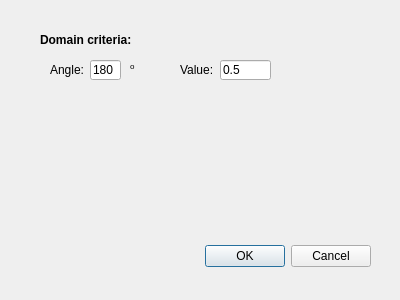
<?xml version="1.0" encoding="UTF-8"?>
<ui version="4.0">
 <class>DomainCriteria</class>
 <widget class="QDialog" name="DomainCriteria">
  <property name="geometry">
   <rect>
    <x>0</x>
    <y>0</y>
    <width>400</width>
    <height>300</height>
   </rect>
  </property>
  <property name="windowTitle">
   <string>Dialog</string>
  </property>
  <widget class="QDialogButtonBox" name="buttonBox">
   <property name="geometry">
    <rect>
     <x>30</x>
     <y>240</y>
     <width>341</width>
     <height>32</height>
    </rect>
   </property>
   <property name="orientation">
    <enum>Qt::Horizontal</enum>
   </property>
   <property name="standardButtons">
    <set>QDialogButtonBox::Cancel|QDialogButtonBox::Ok</set>
   </property>
  </widget>
  <widget class="QLineEdit" name="domainStdAngle_LE">
   <property name="geometry">
    <rect>
     <x>90</x>
     <y>60</y>
     <width>31</width>
     <height>20</height>
    </rect>
   </property>
   <property name="text">
    <string>180</string>
   </property>
  </widget>
  <widget class="QLabel" name="label_5">
   <property name="geometry">
    <rect>
     <x>180</x>
     <y>60</y>
     <width>41</width>
     <height>20</height>
    </rect>
   </property>
   <property name="text">
    <string>Value:</string>
   </property>
  </widget>
  <widget class="QLabel" name="label_4">
   <property name="geometry">
    <rect>
     <x>50</x>
     <y>60</y>
     <width>41</width>
     <height>20</height>
    </rect>
   </property>
   <property name="text">
    <string>Angle:</string>
   </property>
  </widget>
  <widget class="QLineEdit" name="domainStdValue_LE">
   <property name="geometry">
    <rect>
     <x>220</x>
     <y>60</y>
     <width>51</width>
     <height>20</height>
    </rect>
   </property>
   <property name="text">
    <string>0.5</string>
   </property>
  </widget>
  <widget class="QLabel" name="label_3">
   <property name="geometry">
    <rect>
     <x>40</x>
     <y>30</y>
     <width>101</width>
     <height>20</height>
    </rect>
   </property>
   <property name="font">
    <font>
     <weight>75</weight>
     <bold>true</bold>
    </font>
   </property>
   <property name="text">
    <string>Domain criteria:</string>
   </property>
  </widget>
  <widget class="QLabel" name="label_7">
   <property name="geometry">
    <rect>
     <x>130</x>
     <y>60</y>
     <width>20</width>
     <height>20</height>
    </rect>
   </property>
   <property name="text">
    <string>&lt;html&gt;&lt;head/&gt;&lt;body&gt;&lt;p&gt;&lt;span style=&quot; vertical-align:super;&quot;&gt;o&lt;/span&gt;&lt;/p&gt;&lt;/body&gt;&lt;/html&gt;</string>
   </property>
  </widget>
 </widget>
 <resources/>
 <connections>
  <connection>
   <sender>buttonBox</sender>
   <signal>accepted()</signal>
   <receiver>DomainCriteria</receiver>
   <slot>accept()</slot>
   <hints>
    <hint type="sourcelabel">
     <x>248</x>
     <y>254</y>
    </hint>
    <hint type="destinationlabel">
     <x>157</x>
     <y>274</y>
    </hint>
   </hints>
  </connection>
  <connection>
   <sender>buttonBox</sender>
   <signal>rejected()</signal>
   <receiver>DomainCriteria</receiver>
   <slot>reject()</slot>
   <hints>
    <hint type="sourcelabel">
     <x>316</x>
     <y>260</y>
    </hint>
    <hint type="destinationlabel">
     <x>286</x>
     <y>274</y>
    </hint>
   </hints>
  </connection>
 </connections>
</ui>
